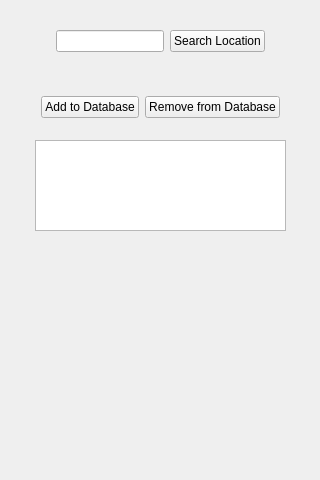
<?xml version="1.0" encoding="UTF-8"?>
<ui version="4.0">
 <class>MainWindow</class>
 <widget class="QMainWindow" name="MainWindow">
  <property name="geometry">
   <rect>
    <x>0</x>
    <y>0</y>
    <width>320</width>
    <height>480</height>
   </rect>
  </property>
  <property name="windowTitle">
   <string>MainWindow</string>
  </property>
  <widget class="QWidget" name="centralwidget">
   <widget class="QWidget" name="layoutWidget">
    <property name="geometry">
     <rect>
      <x>0</x>
      <y>30</y>
      <width>321</width>
      <height>88</height>
     </rect>
    </property>
    <layout class="QVBoxLayout" name="verticalLayout_2">
     <item>
      <layout class="QHBoxLayout" name="horizontalLayout">
       <item>
        <spacer name="horizontalSpacer">
         <property name="orientation">
          <enum>Qt::Orientation::Horizontal</enum>
         </property>
         <property name="sizeHint" stdset="0">
          <size>
           <width>40</width>
           <height>20</height>
          </size>
         </property>
        </spacer>
       </item>
       <item>
        <widget class="QLineEdit" name="le_locationText"/>
       </item>
       <item>
        <widget class="QPushButton" name="pb_sendLocationQuery">
         <property name="text">
          <string>Search Location</string>
         </property>
        </widget>
       </item>
       <item>
        <spacer name="horizontalSpacer_2">
         <property name="orientation">
          <enum>Qt::Orientation::Horizontal</enum>
         </property>
         <property name="sizeHint" stdset="0">
          <size>
           <width>40</width>
           <height>20</height>
          </size>
         </property>
        </spacer>
       </item>
      </layout>
     </item>
     <item>
      <layout class="QVBoxLayout" name="verticalLayout">
       <item alignment="Qt::AlignmentFlag::AlignHCenter">
        <widget class="QLabel" name="lbl_queryOutput">
         <property name="sizePolicy">
          <sizepolicy hsizetype="Preferred" vsizetype="Preferred">
           <horstretch>0</horstretch>
           <verstretch>0</verstretch>
          </sizepolicy>
         </property>
         <property name="font">
          <font>
           <pointsize>10</pointsize>
          </font>
         </property>
         <property name="text">
          <string/>
         </property>
        </widget>
       </item>
       <item>
        <layout class="QHBoxLayout" name="horizontalLayout_2">
         <item>
          <spacer name="horizontalSpacer_3">
           <property name="orientation">
            <enum>Qt::Orientation::Horizontal</enum>
           </property>
           <property name="sizeHint" stdset="0">
            <size>
             <width>40</width>
             <height>20</height>
            </size>
           </property>
          </spacer>
         </item>
         <item>
          <widget class="QPushButton" name="pb_addToDb">
           <property name="text">
            <string>Add to Database</string>
           </property>
          </widget>
         </item>
         <item>
          <widget class="QPushButton" name="pb_removeFromDb">
           <property name="text">
            <string>Remove from Database</string>
           </property>
          </widget>
         </item>
         <item>
          <spacer name="horizontalSpacer_4">
           <property name="orientation">
            <enum>Qt::Orientation::Horizontal</enum>
           </property>
           <property name="sizeHint" stdset="0">
            <size>
             <width>40</width>
             <height>20</height>
            </size>
           </property>
          </spacer>
         </item>
        </layout>
       </item>
      </layout>
     </item>
    </layout>
   </widget>
   <widget class="QWidget" name="layoutWidget">
    <property name="geometry">
     <rect>
      <x>0</x>
      <y>140</y>
      <width>321</width>
      <height>91</height>
     </rect>
    </property>
    <layout class="QHBoxLayout" name="horizontalLayout_3">
     <item>
      <spacer name="horizontalSpacer_5">
       <property name="orientation">
        <enum>Qt::Orientation::Horizontal</enum>
       </property>
       <property name="sizeHint" stdset="0">
        <size>
         <width>40</width>
         <height>20</height>
        </size>
       </property>
      </spacer>
     </item>
     <item>
      <widget class="QListWidget" name="l_database"/>
     </item>
     <item>
      <spacer name="horizontalSpacer_6">
       <property name="orientation">
        <enum>Qt::Orientation::Horizontal</enum>
       </property>
       <property name="sizeHint" stdset="0">
        <size>
         <width>40</width>
         <height>20</height>
        </size>
       </property>
      </spacer>
     </item>
    </layout>
   </widget>
  </widget>
 </widget>
 <resources/>
 <connections/>
</ui>
